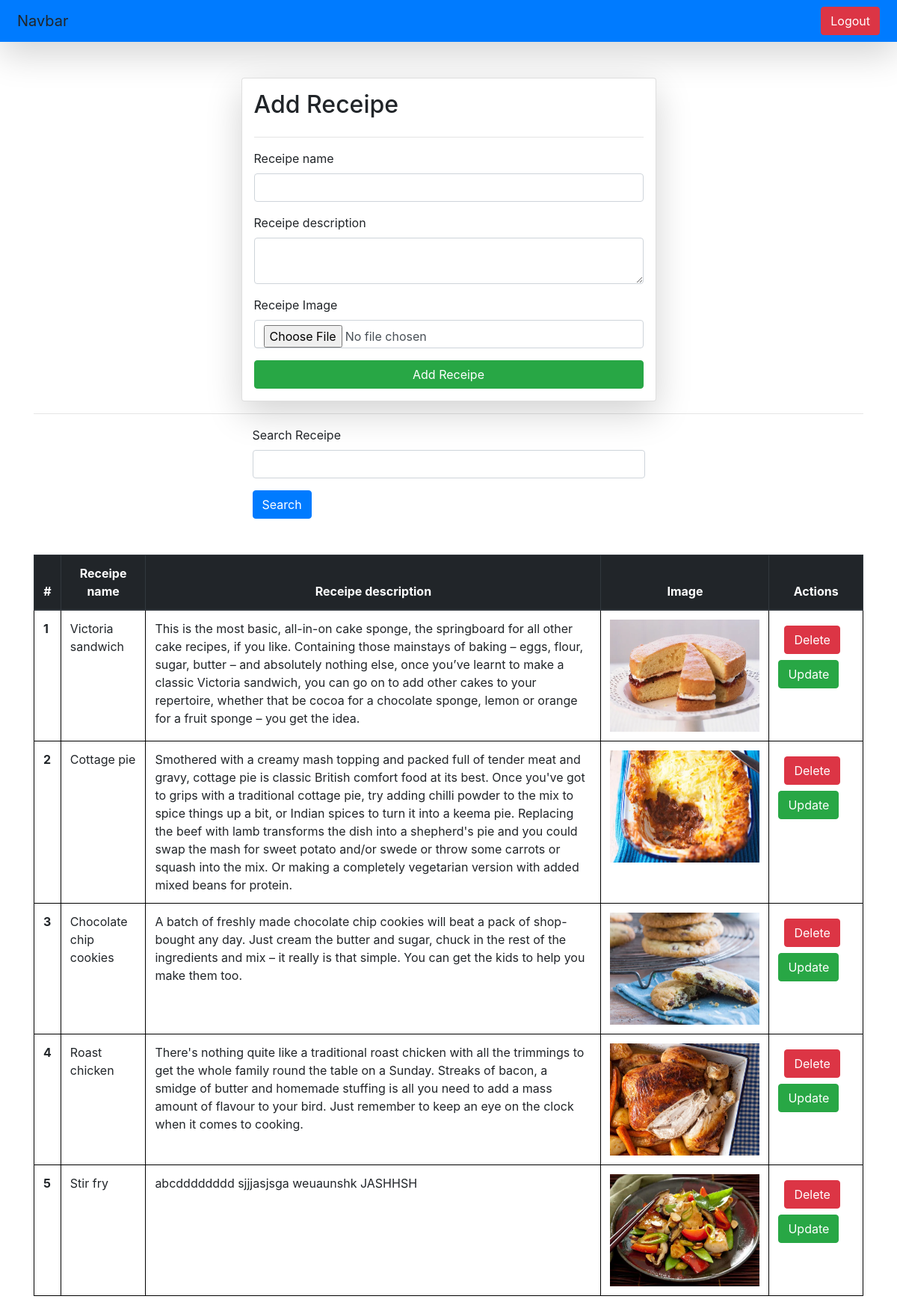
The app's page / (signed in) with its own data.
### vege/models.py (models this page shows)
class Receipe(models.Model):
    user = models.ForeignKey(User, on_delete=models.SET_NULL, null=True, blank=True)
    receipe_name = models.CharField(max_length=100)
    receipe_description = models.TextField()
    receipe_image = models.ImageField(upload_to="receipe")

### vege/views.py (the view, shortened to what this page needs)
# urls.py: path("", receipes, name="receipes"),
@login_required(login_url="/login/")
def receipes(request):
    querySet = Receipe.objects.all()
    if request.GET.get("search"):
        querySet = querySet.filter(receipe_name__icontains=request.GET.get("search"))
    context = {"receipes": querySet}
    return render(request, "receipe.html", context)

### vege/templates/receipe.html (shortened to what this page needs)
{% extends 'base.html' %} {% block start %}
  <div class="container mt-5">
    <form class="col-6 mx-auto card p-3 shadow-lg" method="post" enctype="multipart/form-data">
      <h2>Add Receipe</h2>
      <hr />
      <div class="mb-3">
        <label for="exampleInputEmail1" class="form-label">Receipe name</label>
        <input name="receipe_name" type="text" required class="form-control" />
      </div>
      <div class="mb-3">
        <label for="exampleInputPassword1" class="form-label">Receipe description</label>
        <textarea name="receipe_description" required class="form-control"></textarea>
      </div>
      <div class="mb-3">
        <label for="exampleInputPassword1" class="form-label">Receipe Image</label>
        <input name="receipe_image" type="file" class="form-control" />
      </div>
      <button type="submit" class="btn btn-success">Add Receipe</button>
    </form>
    <hr />
    <div class="mat-5">
      <div class="mx-auto col-6">
        <form>
          <div class="mb-3">
            <label for="exampleInputEmail1" class="form-label">Search Receipe</label>
            <input name="search" type="text" class="form-control" />
          </div>
          <button type="submit" class="btn btn-primary">Search</button>
        </form>
      </div>
    </div>
    <table class="table mt-5">
      <thead class="thead-dark">
        <tr style="text-align: center">
          <th scope="col">#</th>
          <th scope="col">Receipe name</th>
          <th scope="col">Receipe description</th>
          <th scope="col">Image</th>
          <th scope="col">Actions</th>
        </tr>
      </thead>
      <tbody>
        {% for receipe in receipes %}
          <tr>
            <th scope="row">{{ forloop.counter }}</th>
            <td>{{ receipe.receipe_name }}</td>
            <td>{{ receipe.receipe_description }}</td>
            <td>
              <img src="/media/{{ receipe.receipe_image }}" style="height: 150px; width: 200px" />
            </td>
            <td>
              <a href="/delete-receipe/{{ receipe.id }}/" class="btn btn-danger m-2">Delete</a>
              <a href="/update-receipe/{{ receipe.id }}/" class="btn btn-success">Update</a>
            </td>
          </tr>
        {% endfor %}
      </tbody>
    </table>
  </div>
{% endblock %}

### home/templates/base.html (shortened to what this page needs)
<!DOCTYPE html>
<html lang="en">
  <head>
    <link rel="stylesheet" href="https://cdn.jsdelivr.net/npm/bootstrap@4.1.3/dist/css/bootstrap.min.css" />
  </head>
  <body>
    <nav class="navbar dark p-2 bg-primary shadow-lg">
      <div class="container-fluid">
        <a class="navbar-brand">Navbar</a>
        {% if request.user.is_authenticated %}
          <a href="/logout/" class="btn btn-danger" type="submit">Logout</a>
        {% else %}
          <a href="/login/" class="btn btn-danger" type="submit">Login</a>
        {% endif %}
      </div>
    </nav>
    {% block start %}
    {% endblock %}
  </body>
</html>

### home/templates/base.html (style rules this page uses)
table, th, td { border: 1px solid black; }

### records on screen
Receipe: receipe_name "Victoria sandwich", receipe_description "This is the most basic, all-in-on cake sponge, the springboard for all other cake recipes, if you like. Containing those mainstays of baking – eggs, flour, sugar, butter – and absolutely nothing else, once you’ve learnt to make a classic Victoria sandwich, you can go on to add other cakes to your repertoire, whether that be cocoa for a chocolate sponge, lemon or orange for a fruit sponge – you get the idea.", receipe_image (picture)
Receipe: receipe_name "Cottage pie", receipe_description "Smothered with a creamy mash topping and packed full of tender meat and gravy, cottage pie is classic British comfort food at its best. Once you've got to grips with a traditional cottage pie, try adding chilli powder to the mix to spice things up a bit, or Indian spices to turn it into a keema pie. Replacing the beef with lamb transforms the dish into a shepherd's pie and you could swap the mash for sweet potato and/or swede or throw some carrots or squash into the mix. Or making a completely vegetarian version with added mixed beans for protein.", receipe_image (picture)
Receipe: receipe_name "Chocolate chip cookies", receipe_description "A batch of freshly made chocolate chip cookies will beat a pack of shop-bought any day. Just cream the butter and sugar, chuck in the rest of the ingredients and mix – it really is that simple. You can get the kids to help you make them too.", receipe_image (picture)
Receipe: receipe_name "Roast chicken", receipe_description "There's nothing quite like a traditional roast chicken with all the trimmings to get the whole family round the table on a Sunday. Streaks of bacon, a smidge of butter and homemade stuffing is all you need to add a mass amount of flavour to your bird. Just remember to keep an eye on the clock when it comes to cooking.", receipe_image (picture)
Receipe: receipe_name "Stir fry", receipe_description "abcdddddddd sjjjasjsga weuaunshk JASHHSH", receipe_image (picture)
